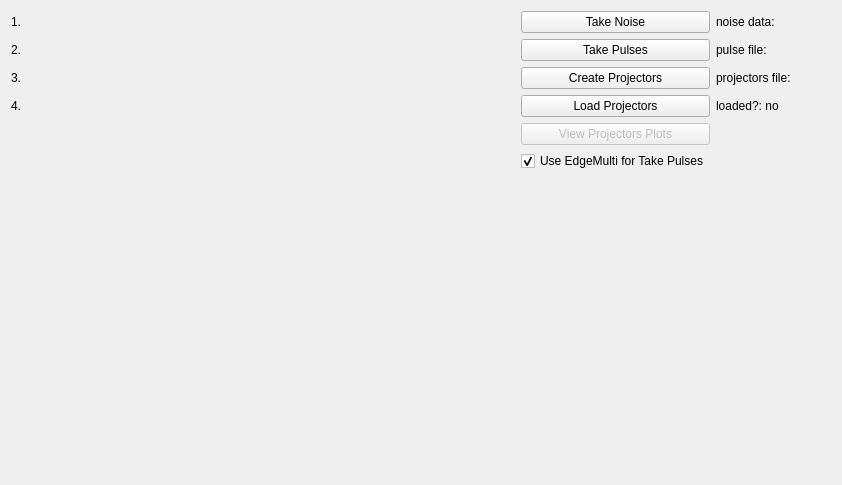
<?xml version="1.0" encoding="UTF-8"?>
<ui version="4.0">
 <class>Form</class>
 <widget class="QWidget" name="Form">
  <property name="geometry">
   <rect>
    <x>0</x>
    <y>0</y>
    <width>842</width>
    <height>485</height>
   </rect>
  </property>
  <property name="windowTitle">
   <string>Form</string>
  </property>
  <layout class="QGridLayout" name="gridLayout" columnstretch="1,0,0,0">
   <item row="0" column="3">
    <spacer name="horizontalSpacer">
     <property name="orientation">
      <enum>Qt::Horizontal</enum>
     </property>
     <property name="sizeHint" stdset="0">
      <size>
       <width>40</width>
       <height>20</height>
      </size>
     </property>
    </spacer>
   </item>
   <item row="0" column="2">
    <widget class="QLabel" name="label_noiseFile">
     <property name="text">
      <string>noise data:</string>
     </property>
     <property name="textInteractionFlags">
      <set>Qt::TextSelectableByKeyboard|Qt::TextSelectableByMouse</set>
     </property>
    </widget>
   </item>
   <item row="1" column="2">
    <widget class="QLabel" name="label_pulseFile">
     <property name="text">
      <string>pulse file:</string>
     </property>
     <property name="textInteractionFlags">
      <set>Qt::TextSelectableByKeyboard|Qt::TextSelectableByMouse</set>
     </property>
    </widget>
   </item>
   <item row="0" column="1">
    <widget class="QPushButton" name="pushButton_takeNoise">
     <property name="text">
      <string>Take Noise</string>
     </property>
    </widget>
   </item>
   <item row="5" column="1">
    <widget class="QCheckBox" name="checkBox_useEdgeMultiForTakePulses">
     <property name="text">
      <string>Use EdgeMulti for Take Pulses</string>
     </property>
     <property name="checked">
      <bool>true</bool>
     </property>
    </widget>
   </item>
   <item row="2" column="1">
    <widget class="QPushButton" name="pushButton_createProjectors">
     <property name="text">
      <string>Create Projectors</string>
     </property>
    </widget>
   </item>
   <item row="3" column="1">
    <widget class="QPushButton" name="pushButton_loadProjectors">
     <property name="text">
      <string>Load Projectors</string>
     </property>
    </widget>
   </item>
   <item row="3" column="2">
    <widget class="QLabel" name="label_loadedProjectors">
     <property name="text">
      <string>loaded?: no</string>
     </property>
     <property name="textInteractionFlags">
      <set>Qt::TextSelectableByKeyboard|Qt::TextSelectableByMouse</set>
     </property>
    </widget>
   </item>
   <item row="2" column="2">
    <widget class="QLabel" name="label_projectors">
     <property name="text">
      <string>projectors file:</string>
     </property>
     <property name="textInteractionFlags">
      <set>Qt::TextSelectableByKeyboard|Qt::TextSelectableByMouse</set>
     </property>
    </widget>
   </item>
   <item row="4" column="1">
    <widget class="QPushButton" name="pushButton_viewProjectorsPlot">
     <property name="enabled">
      <bool>false</bool>
     </property>
     <property name="text">
      <string>View Projectors Plots</string>
     </property>
    </widget>
   </item>
   <item row="6" column="1">
    <spacer name="verticalSpacer">
     <property name="orientation">
      <enum>Qt::Vertical</enum>
     </property>
     <property name="sizeHint" stdset="0">
      <size>
       <width>20</width>
       <height>40</height>
      </size>
     </property>
    </spacer>
   </item>
   <item row="1" column="1">
    <widget class="QPushButton" name="pushButton_takePulses">
     <property name="text">
      <string>Take Pulses</string>
     </property>
    </widget>
   </item>
   <item row="3" column="0">
    <widget class="QLabel" name="label_13">
     <property name="text">
      <string>4.</string>
     </property>
    </widget>
   </item>
   <item row="2" column="0">
    <widget class="QLabel" name="label_11">
     <property name="text">
      <string>3.</string>
     </property>
    </widget>
   </item>
   <item row="1" column="0">
    <widget class="QLabel" name="label_7">
     <property name="text">
      <string>2.</string>
     </property>
    </widget>
   </item>
   <item row="0" column="0">
    <widget class="QLabel" name="label_5">
     <property name="text">
      <string>1.</string>
     </property>
    </widget>
   </item>
  </layout>
 </widget>
 <resources/>
 <connections/>
</ui>
